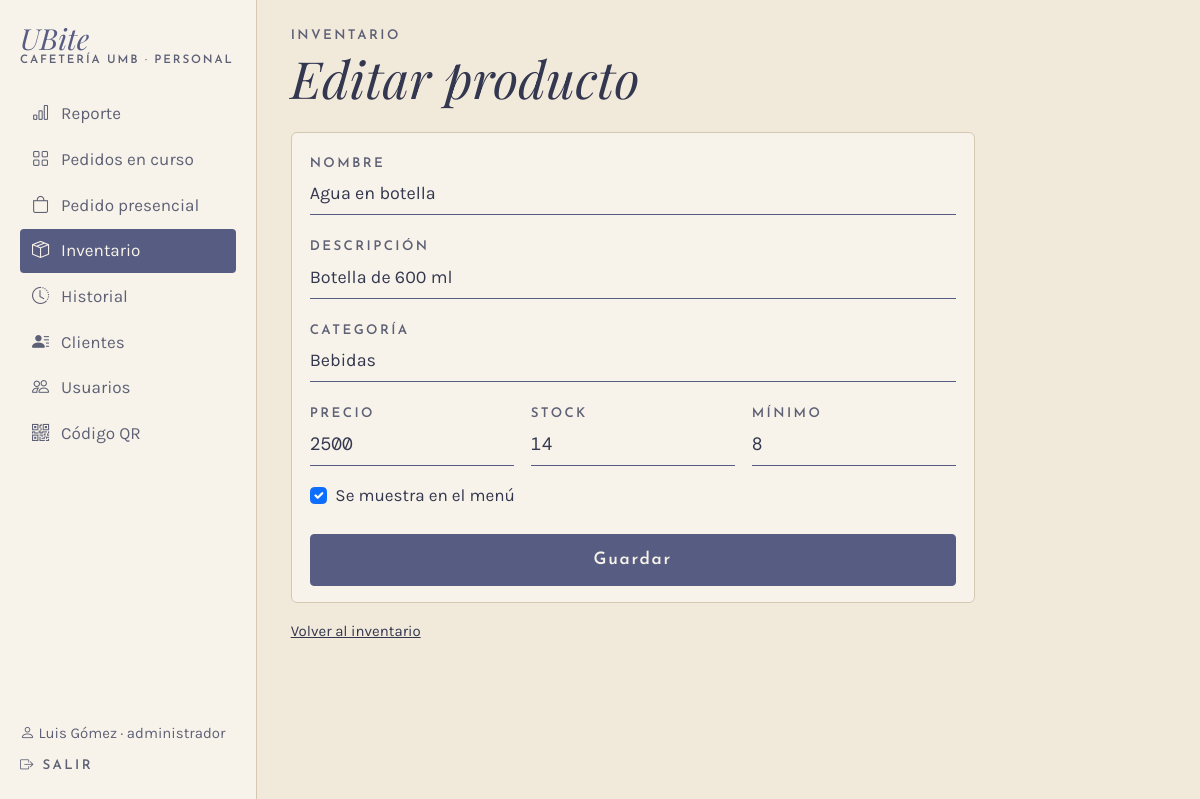
Page /inventario/producto/1 (signed in) on the earlier database version.
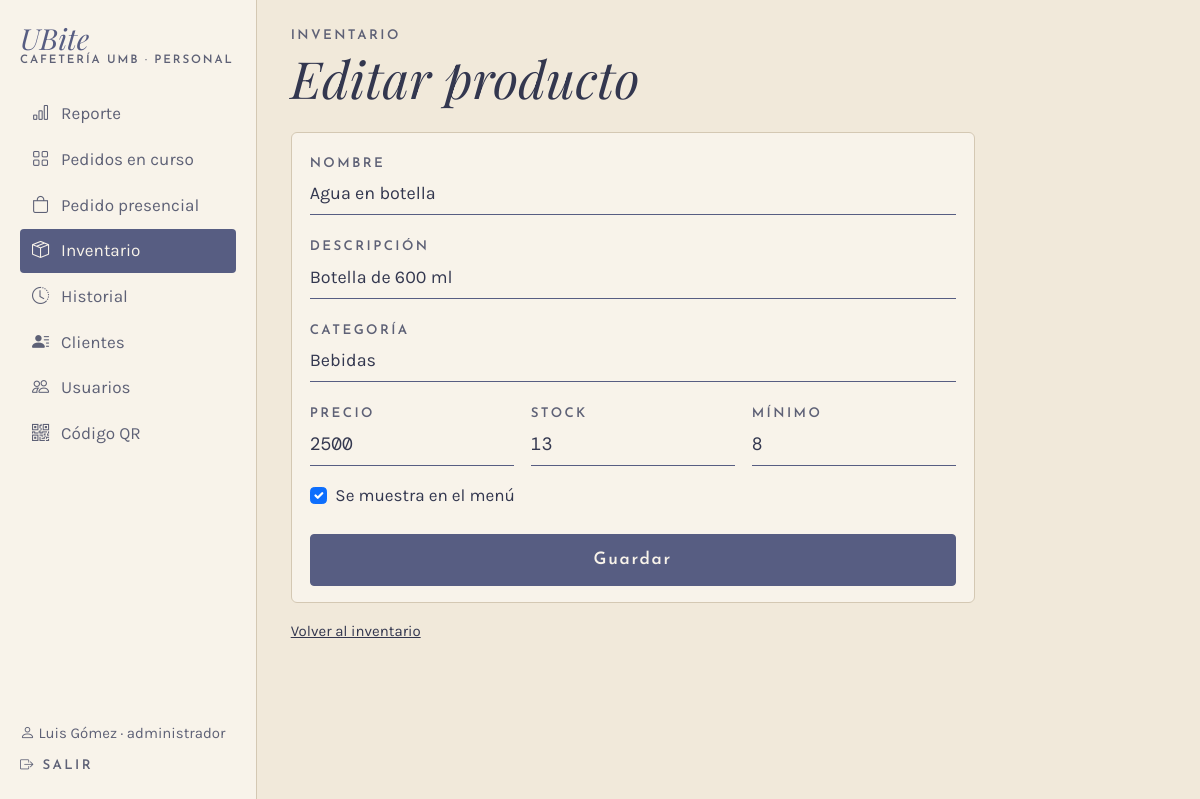
Same page on the later database version.
### app/models.py (models this page shows, shortened)
class Producto(db.Model):
    __tablename__ = "producto"
    __table_args__ = (
        db.CheckConstraint("precio > 0", name="ck_producto_precio"),
        db.CheckConstraint("stock_actual >= 0", name="ck_producto_stock"),
        db.CheckConstraint("stock_minimo >= 0", name="ck_producto_minimo"),
    )
    id_producto = db.Column(db.Integer, primary_key=True, autoincrement=True)
    nombre = db.Column(db.Text, nullable=False)
    descripcion = db.Column(db.Text)
    precio = db.Column(db.Float, nullable=False)
    stock_actual = db.Column(db.Integer, nullable=False, default=0)
    stock_minimo = db.Column(db.Integer, nullable=False, default=0)
    activo = db.Column(db.Boolean, nullable=False, default=True)
    id_categoria = db.Column(db.Integer, db.ForeignKey("categoria.id_categoria"), nullable=False)
    categoria = db.relationship("Categoria", back_populates="productos")

### app/routes/inventario.py (the view, shortened to what this page needs)
@bp.route("/producto/nuevo", methods=["GET", "POST"])
@bp.route("/producto/<int:id_producto>", methods=["GET", "POST"])
@rol_requerido("administrador")
def producto(id_producto=None):
    p = db.session.get(Producto, id_producto) if id_producto else None
    if id_producto and p is None:
        return redirect(url_for("inventario.lista"))
    datos = request.form if request.method == "POST" else None
    return render_template("inventario/producto.html", p=p, datos=datos,
                           categorias=Categoria.query.order_by(Categoria.nombre).all(),
                           es_admin=current_user.rol == "administrador")

### app/__init__.py (called while the page is built)
@login_manager.user_loader
def cargar_usuario(id_usuario):
    from .models import Usuario
    u = db.session.get(Usuario, int(id_usuario))
    return u if u is not None and u.activo else None

### app/database.py (called while the page is built)
@event.listens_for(Engine, "begin")
def _iniciar(conexion):
    conexion.exec_driver_sql("BEGIN IMMEDIATE" if _escritura.get() else "BEGIN")

### app/models.py (called while the page is built)
    @property
    def is_active(self):
        return bool(self.activo)

### app/routes/__init__.py (called while the page is built)
def rol_requerido(*roles):
    def decorador(vista):
        @wraps(vista)
        @login_required
        def envoltura(*args, **kwargs):
            if current_user.rol not in roles:
                abort(403)
            return vista(*args, **kwargs)
        return envoltura
    return decorador

### app/routes/cliente.py (called while the page is built)
@bp.app_context_processor
def datos_carrito():
    carrito = session.get("carrito", {})
    return {"unidades_carrito": sum(carrito.values())}

### app/templates/inventario/producto.html (shortened to what this page needs)
{% extends "caja/_base.html" %}
{% set titulo_barra = "Editar producto" if p else "Nuevo producto" %}
{% set atras = url_for('inventario.lista') %}
{% set d = datos or {} %}
{% macro valor(campo, defecto="") %}{{ d.get(campo) if datos else (p[campo] if p and p[campo] is not none else defecto) }}{% endmacro %}
{% block panel %}
<div class="columna-movil mx-lg-0">
  <p class="etiqueta mb-1">Inventario</p>
  <h1 class="titulo display-5 mb-4 d-none d-lg-block">{{ titulo_barra }}</h1>
  <form method="post" class="tarjeta">
    <label class="etiqueta" for="nombre">Nombre</label>
    <input class="form-control linea-campo mb-3" id="nombre" name="nombre" maxlength="60" value="{{ valor('nombre') }}" required>
    <label class="etiqueta" for="descripcion">Descripción</label>
    <input class="form-control linea-campo mb-3" id="descripcion" name="descripcion" maxlength="80" value="{{ valor('descripcion') }}">
    <label class="etiqueta" for="categoria">Categoría</label>
    <input class="form-control linea-campo mb-3" id="categoria" name="categoria" list="categorias" maxlength="30" required
           value="{{ d.get('categoria') if datos else (p.categoria.nombre if p else '') }}">
    <div class="row g-3 mb-3">
      <div class="col-4">
        <label class="etiqueta" for="precio">Precio</label>
        <input class="form-control linea-campo mono" id="precio" name="precio" type="number" min="50" max="500000" step="50" value="{{ valor('precio')|replace('.0', '') }}" required>
      </div>
      <div class="col-4">
        <label class="etiqueta" for="stock_actual">Stock</label>
        <input class="form-control linea-campo mono" id="stock_actual" name="stock_actual" type="number" min="0" max="9999" value="{{ valor('stock_actual', 0) }}" required>
      </div>
      <div class="col-4">
        <label class="etiqueta" for="stock_minimo">Mínimo</label>
        <input class="form-control linea-campo mono" id="stock_minimo" name="stock_minimo" type="number" min="0" max="9999" value="{{ valor('stock_minimo', 0) }}" required>
      </div>
    </div>
    <div class="form-check mb-4">
      {% set activo = (d.get('activo') == 'si') if datos else (p.activo if p else true) %}
      <input class="form-check-input" type="checkbox" id="activo" name="activo" value="si" {{ 'checked' if activo }}>
      <label class="form-check-label" for="activo">Se muestra en el menú</label>
    </div>
    <button class="btn btn-ubite w-100" type="submit">Guardar</button>
  </form>
  <a class="small d-inline-block mt-3" href="{{ url_for('inventario.lista') }}">Volver al inventario</a>
</div>
{% endblock %}

Differences in the rows shown:
changed Producto "Agua en botella": stock_actual "14" → "13"
